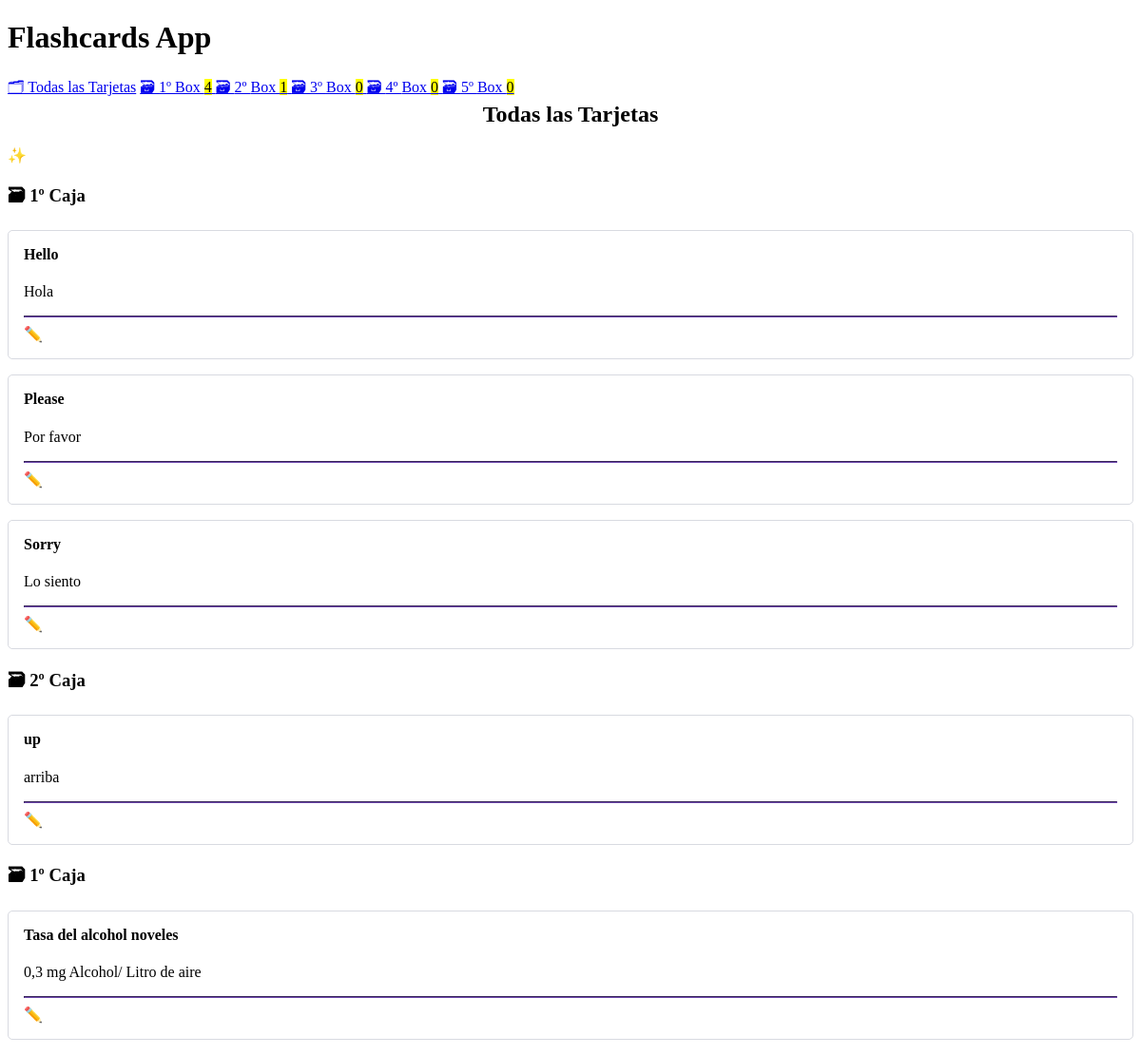
The page / on the database its author committed.
### cards/models.py (models this page shows, shortened)
class Card(models.Model):
    question = models.CharField(max_length=100)
    answer = models.CharField(max_length=100)
    box = models.IntegerField(
        choices=zip(BOXES, BOXES),
        default=BOXES[0],
    )
    date_created = models.DateTimeField(auto_now_add=True)

### cards/views.py (the view)
class CardListView(ListView):
    model = Card
    queryset = Card.objects.all()

### cards/templatetags/cards_tags.py (called while the page is built)
@register.inclusion_tag("cards/box_links.html")
def boxes_as_links():
    boxes = []
    for box_num in BOXES:
        card_count = Card.objects.filter(box=box_num).count()
        boxes.append({
            "number": box_num,
            "card_count": card_count,
        })
    return {"boxes": boxes}

### cards/templates/cards/card_list.html
{% extends "cards/base.html" %}
{% load humanize %}
{% block content %}
    <h2>
        Todas las Tarjetas
    </h2>
    <a href="{% url 'card-create' %}" role="button">
        ✨ Crear Nueva Tarjeta
    </a>
    {% for card in card_list %}
        {% ifchanged %}
            <h3>🗃 {{ card.box | ordinal }} Caja</h3>
        {% endifchanged %}
        {% include "cards/card.html" %}
    {% endfor %}
{% endblock content %}

### cards/templates/cards/base.html (shortened to what this page needs)
<!DOCTYPE html>
<html lang="es">
<head>
</head>
<body>
    <header>
        <h1>Flashcards App</h1>
        {% include "cards/navigation.html" %}
        <link rel="stylesheet" href="https://cdn.simplecss.org/simple.min.css">
    </header>
    <main>
        {% block content %}{% endblock content %}
    </main>
</body>
</html>

### cards/templates/cards/navigation.html
{% load cards_tags %}
<nav>
    <a href="{% url 'card-list' %}">🗂 Todas las Tarjetas</a>
    {% boxes_as_links %}
</nav>

### cards/templates/cards/box_links.html
{% load humanize %}
{% for box in boxes %}
    <a href="{% url 'box' box_num=box.number %}">
        🗃 {{ box.number | ordinal }} Box <mark>{{ box.card_count }}</mark>
    </a>
{% endfor %}

### cards/templates/cards/card.html (shortened to what this page needs)
<article>
    <h4>{{ card.question }}</h4>
    {% if not check_card %}
        <p>{{ card.answer }}</p>
        <hr>
        <a href="{% url 'card-update' card.id %}" role="button">
        ✏️ Editar Tarjeta
        </a>
    {% endif %}
 </article>

### cards/templates/cards/base.html (style rules this page uses)
:root { --accent: #6e48ad; --accent-bg: white; --bg: #fff; --text: #212121; --text-light: #585858; --border: #d8dae1; --code: #d81b60; --preformatted: #444; }
article { background-color: var(--marked); border: 1px solid var(--border); border-radius: 5px; padding: 1em; margin: 1em 0; }
h2 { text-align: center; }
h2, h4 { margin-top: 0; }
hr { background: var(--accent); border-color: var(--accent); }
button, a[role="button"] { color: white; text-decoration: none; }

### rows shown on the page
Card: box|ordinal "1º", question "Hello", answer "Hola"
Card: question "Please", answer "Por favor"
Card: question "Sorry", answer "Lo siento"
Card: box|ordinal "2º", question "up", answer "arriba"
Card: box|ordinal "1º", question "Tasa del alcohol noveles", answer "0,3 mg Alcohol/ Litro de aire"

### other values the page prints
{{ box.number | ordinal }} "1º" "2º" "3º" "4º" "5º"
{{ box.card_count }} "4" "1" "0" "0" "0"
